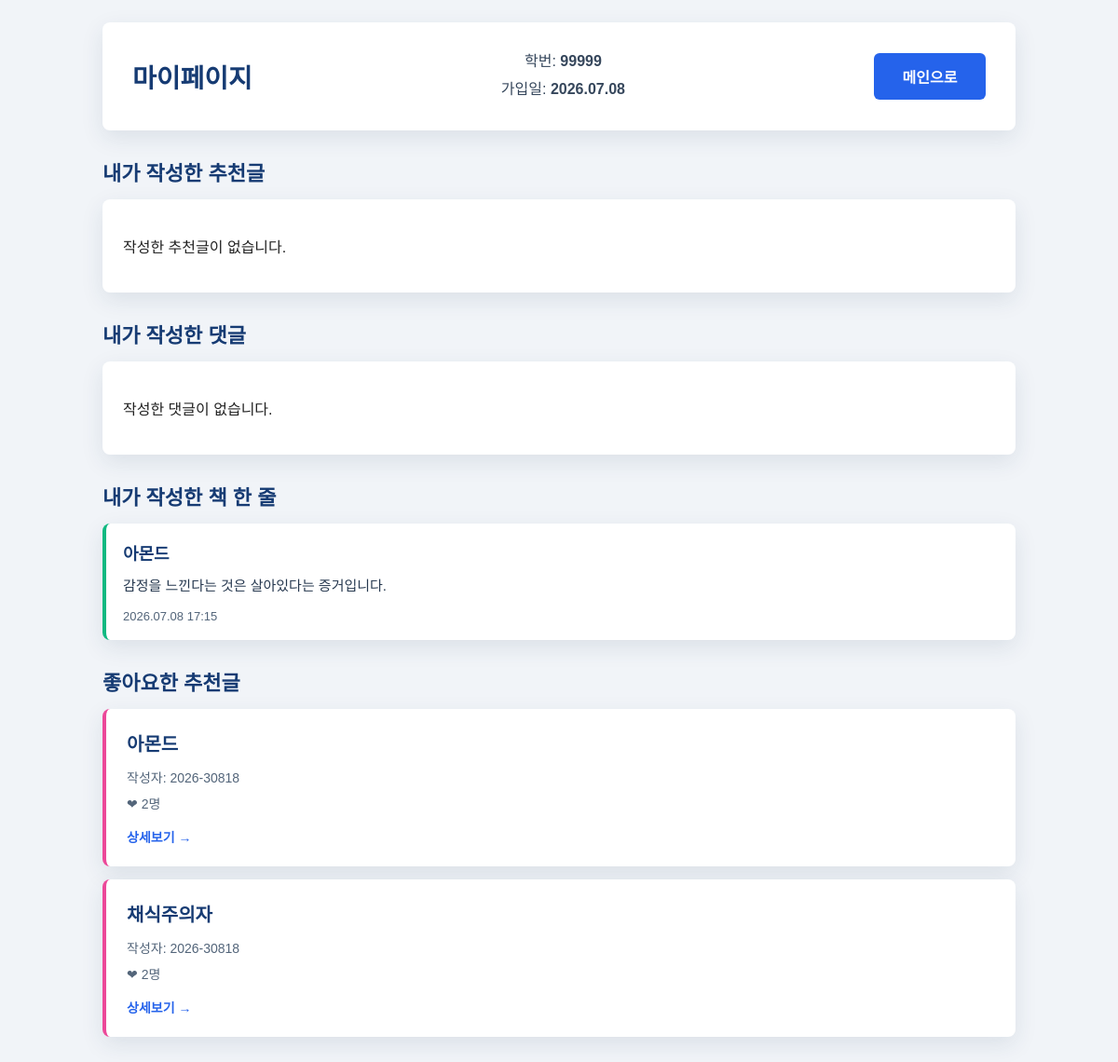
/mypage/ (signed in), run on an earlier commit of the app's database.
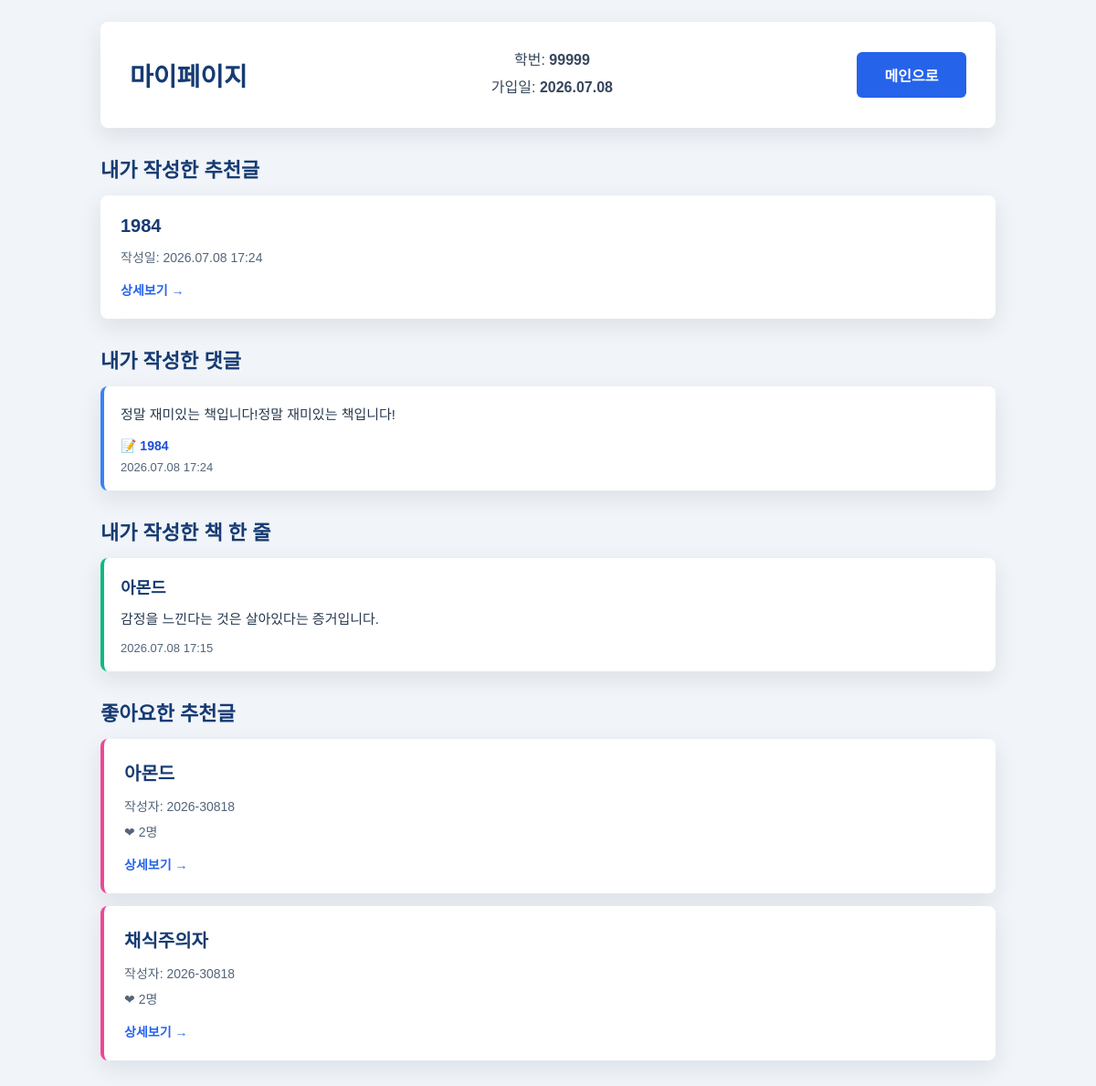
And on a later commit of the database.
### brief_reviews/models.py (models this page shows, shortened)
class BookQuote(models.Model):
    author = models.ForeignKey(
        settings.AUTH_USER_MODEL,
        on_delete=models.CASCADE,
        related_name='book_quotes',
        verbose_name='작성자',
    )
    book_title = models.CharField(max_length=100, verbose_name='책 제목')
    post_text = models.TextField(verbose_name='책 한 줄 내용')
    created_at = models.DateTimeField(auto_now_add=True, verbose_name='작성일')
    updated_at = models.DateTimeField(auto_now=True, verbose_name='수정일')
    class Meta:
        ordering = ['-created_at']
        verbose_name = '책 한 줄'
        verbose_name_plural = '책 한 줄'

### recommendations/models.py (models this page shows, shortened)
class Recommendation(models.Model):
    author = models.ForeignKey(
        settings.AUTH_USER_MODEL,
        on_delete=models.CASCADE,
        related_name='recommendations',
        verbose_name='작성자',
    )
    is_anonymous = models.BooleanField(default=False, verbose_name='익명 여부')
    writer_name = models.CharField(max_length=20, verbose_name='작성자 표시')
    book_title = models.CharField(max_length=100, verbose_name='책 제목')
    book_author = models.CharField(max_length=50, verbose_name='저자')
    post_text = models.TextField(verbose_name='추천 이유')
    created_at = models.DateTimeField(auto_now_add=True, verbose_name='작성일')
    updated_at = models.DateTimeField(auto_now=True, verbose_name='수정일')
    liked_users = models.ManyToManyField(
        settings.AUTH_USER_MODEL,
        blank=True,
        related_name='liked_recommendations',
        verbose_name='좋아요 사용자',
    )
    class Meta:
        ordering = ['-created_at']
        verbose_name = '추천글'
        verbose_name_plural = '추천글'
    @property
    def like_count(self):
        return self.liked_users.count()

class Comment(models.Model):
    recommendation = models.ForeignKey(
        Recommendation,
        on_delete=models.CASCADE,
        related_name='comments',
        verbose_name='추천글',
    )
    author = models.ForeignKey(
        settings.AUTH_USER_MODEL,
        on_delete=models.CASCADE,
        verbose_name='작성자',
    )
    is_anonymous = models.BooleanField(default=False, verbose_name='익명 여부')
    writer_name = models.CharField(max_length=30, verbose_name='작성자 표시')
    comment = models.TextField(verbose_name='댓글')
    created_at = models.DateTimeField(auto_now_add=True, verbose_name='작성일')
    class Meta:
        ordering = ['created_at']
        verbose_name = '댓글'
        verbose_name_plural = '댓글'

### users/views.py (the view)
# urls.py: path('mypage/', views.mypage_view, name='mypage'),
@login_required
def mypage_view(request):
    user = request.user
    my_recommendations = Recommendation.objects.filter(author=user).order_by('-created_at')
    my_comments = Comment.objects.filter(
        author=user
    ).select_related('recommendation').order_by('-created_at')
    my_quotes = BookQuote.objects.filter(author=user).order_by('-created_at')
    liked_recommendations = user.liked_recommendations.all().order_by('-created_at')
    return render(
        request,
        'users/mypage.html',
        {
            'my_recommendations': my_recommendations,
            'my_comments': my_comments,
            'my_quotes': my_quotes,
            'liked_recommendations': liked_recommendations,
        },
    )

### templates/users/mypage.html (shortened to what the changed rows need)
{% load static %}
<!DOCTYPE html>
<html lang="ko">
<head>
    <link rel="stylesheet" href="{% static 'users/style.css' %}">
</head>
<body>
    <main class="page list-page">
        <section class="content-wrap">
            <div class="mypage-header">
                <h1>마이페이지</h1>
            </div>
            <div class="main-section">
                <div class="section-header">
                    <h2>내가 작성한 추천글</h2>
                </div>
                <div class="activity-grid">
                    {% for recommendation in my_recommendations %}
                        <div class="activity-card">
                            <a href="{% url 'recommendation_detail' recommendation.id %}" class="activity-link">
                                <h3>{{ recommendation.book_title }}</h3>
                                <p class="meta-text">작성일: {{ recommendation.created_at|date:"Y.m.d H:i" }}</p>
                                <span class="detail-link">상세보기 →</span>
                            </a>
                        </div>
                    {% empty %}
                        <div class="empty-box">
                            <p>작성한 추천글이 없습니다.</p>
                        </div>
                    {% endfor %}
                </div>
            </div>
            <div class="main-section">
                <div class="section-header">
                    <h2>내가 작성한 댓글</h2>
                </div>
                <div class="comment-activity-list">
                    {% for comment in my_comments %}
                        <div class="comment-activity-card">
                            <p class="comment-activity-text">{{ comment.comment }}</p>
                            <a href="{% url 'recommendation_detail' comment.recommendation.id %}" class="comment-activity-meta">
                                📝 {{ comment.recommendation.book_title }}
                            </a>
                            <p class="meta-text">{{ comment.created_at|date:"Y.m.d H:i" }}</p>
                        </div>
                    {% empty %}
                        <div class="empty-box">
                            <p>작성한 댓글이 없습니다.</p>
                        </div>
                    {% endfor %}
                </div>
            </div>
            <div class="main-section">
                <div class="section-header">
                    <h2>내가 작성한 책 한 줄</h2>
                </div>
                <div class="quote-activity-list">
                    {% for quote in my_quotes %}
                        <div class="quote-activity-card">
                            <h3>{{ quote.book_title }}</h3>
                            <p class="quote-activity-text">{{ quote.post_text }}</p>
                            <p class="meta-text">{{ quote.created_at|date:"Y.m.d H:i" }}</p>
                        </div>
                    {% empty %}
                        <div class="empty-box">
                            <p>작성한 책 한 줄이 없습니다.</p>
                        </div>
                    {% endfor %}
                </div>
            </div>
            <div class="main-section">
                <div class="section-header">
                    <h2>좋아요한 추천글</h2>
                </div>
                <div class="activity-grid">
                    {% for recommendation in liked_recommendations %}
                        <div class="activity-card liked-card">
                            <a href="{% url 'recommendation_detail' recommendation.id %}" class="activity-link">
                                <h3>{{ recommendation.book_title }}</h3>
                                <p class="author-text">작성자: {{ recommendation.writer_name }}</p>
                                <p class="meta-text">❤ {{ recommendation.like_count }}명</p>
                                <span class="detail-link">상세보기 →</span>
                            </a>
                        </div>
                    {% empty %}
                        <div class="empty-box">
                            <p>좋아요한 추천글이 없습니다.</p>
                        </div>
                    {% endfor %}
                </div>
            </div>
        </section>
    </main>
</body>
</html>

What changed in the data, as far as the page shows it:
added Recommendation: book_title "1984", created_at "2026.07.08 17:24", shown under "내가 작성한 추천글"
added Comment: comment "정말 재미있는 책입니다!정말 재미있는 책입니다!", recommendation.book_title "1984", created_at "2026.07.08 17:24"
Also different on the page:
text no longer shown: "작성한 추천글이 없습니다. 작성한 댓글이 없습니다."
